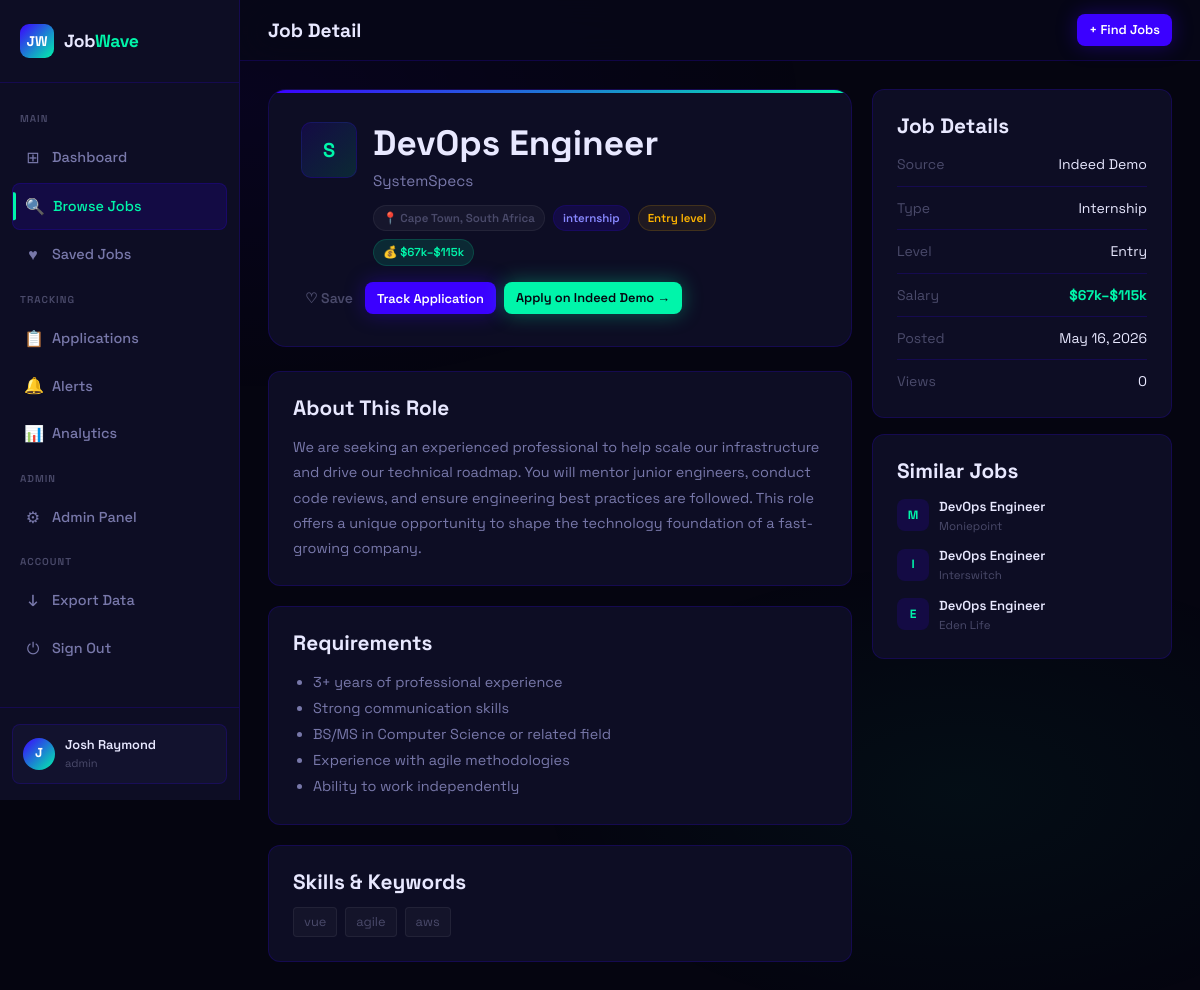
The page /jobs/38 (signed in) on the database as committed earlier.
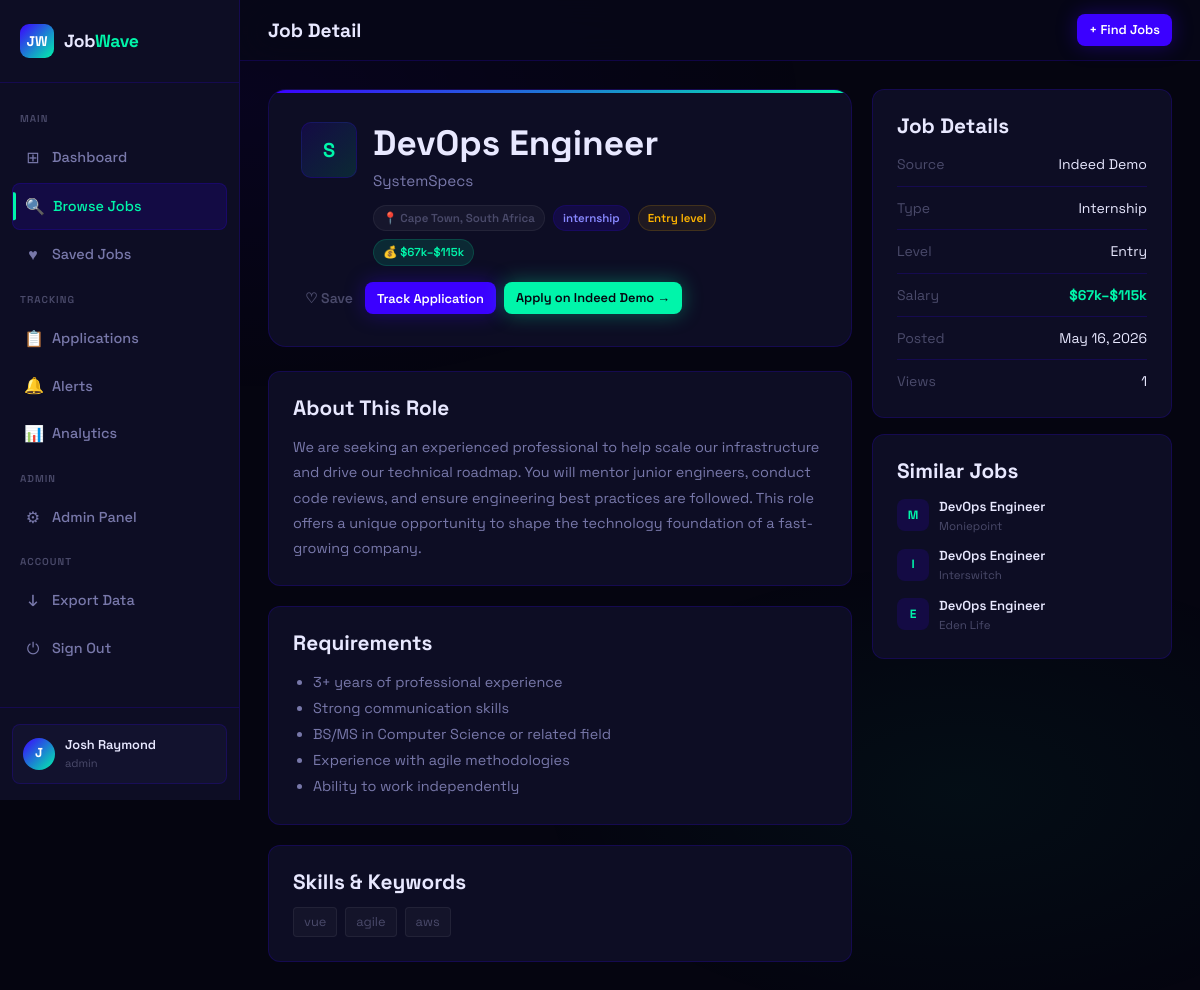
The same page on the database as committed later.
### app.py (models this page shows, shortened)
class User(db.Model):
    id = db.Column(db.Integer, primary_key=True)
    name = db.Column(db.String(120), nullable=False)
    email = db.Column(db.String(120), unique=True, nullable=False)
    password_hash = db.Column(db.String(256), nullable=False)
    role = db.Column(db.String(20), default='user')  # user | admin
    created_at = db.Column(db.DateTime, default=datetime.utcnow)
    is_active = db.Column(db.Boolean, default=True)
    saved_jobs = db.relationship('SavedJob', backref='user', lazy=True, cascade='all, delete-orphan')
    applications = db.relationship('Application', backref='user', lazy=True, cascade='all, delete-orphan')
    alerts = db.relationship('Alert', backref='user', lazy=True, cascade='all, delete-orphan')
    @property
    def is_authenticated(self): return True

class Job(db.Model):
    id = db.Column(db.Integer, primary_key=True)
    title = db.Column(db.String(200), nullable=False)
    company = db.Column(db.String(200), nullable=False)
    location = db.Column(db.String(200))
    job_type = db.Column(db.String(50))          # full-time | part-time | remote | contract
    experience = db.Column(db.String(50))         # entry | mid | senior
    salary_min = db.Column(db.Integer)
    salary_max = db.Column(db.Integer)
    description = db.Column(db.Text)
    requirements = db.Column(db.Text)
    source = db.Column(db.String(100))
    source_url = db.Column(db.String(500))
    source_id = db.Column(db.String(200), unique=True)  # duplicate detection
    tags = db.Column(db.String(500))
    is_active = db.Column(db.Boolean, default=True)
    scraped_at = db.Column(db.DateTime, default=datetime.utcnow)
    posted_at = db.Column(db.DateTime)
    views = db.Column(db.Integer, default=0)

### app.py (the view)
@app.route('/jobs/<int:job_id>')
@login_required
def job_detail(job_id):
    job = Job.query.get_or_404(job_id)
    job.views += 1
    db.session.commit()
    is_saved = SavedJob.query.filter_by(user_id=current_user.id, job_id=job_id).first() is not None
    application = Application.query.filter_by(user_id=current_user.id, job_id=job_id).first()
    similar = Job.query.filter(Job.id != job_id, Job.is_active == True,
                               Job.title.ilike(f'%{job.title.split()[0]}%')).limit(4).all()
    return render_template('job_detail.html', job=job, is_saved=is_saved,
                           application=application, similar=similar)

### app.py (called while the page is built)
@login_manager.user_loader
def load_user(user_id):
    return User.query.get(int(user_id))

### templates/job_detail.html (shortened to what this page needs)
{% extends 'base.html' %}
{% block page_title %}Job Detail{% endblock %}
{% block content %}
<div style="display:grid;grid-template-columns:1fr 300px;gap:20px;align-items:start;">
  <div>
    <div class="job-detail-header">
      <div style="display:flex;align-items:flex-start;gap:16px;flex-wrap:wrap;">
        <div class="company-logo" style="width:56px;height:56px;font-size:20px;">{{ job.company[0] }}</div>
        <div style="flex:1;">
          <h2 style="margin-bottom:4px;">{{ job.title }}</h2>
          <div style="font-size:0.95rem;color:var(--text-dim);margin-bottom:12px;">{{ job.company }}</div>
          <div style="display:flex;flex-wrap:wrap;gap:8px;">
            {% if job.location %}<span class="badge badge-gray">📍 {{ job.location }}</span>{% endif %}
            <span class="badge badge-indigo">{{ job.job_type or 'full-time' }}</span>
            {% if job.experience %}<span class="badge badge-amber">{{ job.experience|title }} level</span>{% endif %}
            {% if job.salary_min %}<span class="badge badge-mint">💰 ${{ '{:,.0f}'.format(job.salary_min/1000) }}k–${{ '{:,.0f}'.format(job.salary_max/1000) }}k</span>{% endif %}
          </div>
        </div>
        <div style="display:flex;gap:8px;flex-wrap:wrap;">
          <button class="save-btn btn btn-outline btn-sm {% if is_saved %}saved{% endif %}" data-job-id="{{ job.id }}" style="font-size:0.875rem;">
            {{ '♥ Saved' if is_saved else '♡ Save' }}
          </button>
          {% if application %}
          <span class="badge badge-green" style="padding:8px 14px;">✓ Tracking</span>
          {% else %}
          <button class="btn btn-primary btn-sm track-apply-btn" data-job-id="{{ job.id }}">Track Application</button>
          {% endif %}
          {% if job.source_url %}
          <a href="{{ job.source_url }}" target="_blank" rel="noopener noreferrer" class="btn btn-mint btn-sm">Apply on {{ job.source }} →</a>
          {% endif %}
        </div>
      </div>
    </div>
    <div class="card" style="margin-bottom:20px;">
      <h3 style="margin-bottom:14px;">About This Role</h3>
      <div style="color:var(--text-dim);line-height:1.75;font-size:0.9rem;white-space:pre-line;">{{ job.description or 'No description provided.' }}</div>
    </div>
    {% if job.requirements %}
    <div class="card" style="margin-bottom:20px;">
      <h3 style="margin-bottom:14px;">Requirements</h3>
      <ul style="color:var(--text-dim);font-size:0.9rem;line-height:1.8;padding-left:20px;">
        {% for req in job.requirements.split('\n') %}
        {% if req.strip() %}<li>{{ req.strip() }}</li>{% endif %}
        {% endfor %}
      </ul>
    </div>
    {% endif %}
    {% if job.tags %}
    <div class="card">
      <h3 style="margin-bottom:12px;">Skills & Keywords</h3>
      <div class="job-tags" style="gap:8px;">
        {% for tag in job.tags.split(',') %}
        <a href="{{ url_for('jobs', q=tag.strip()) }}" class="tag" style="font-size:0.8rem;padding:4px 10px;cursor:pointer;">{{ tag.strip() }}</a>
        {% endfor %}
      </div>
    </div>
    {% endif %}
  </div>
  <div style="display:flex;flex-direction:column;gap:16px;position:sticky;top:80px;">
    <div class="card">
      <h3 style="margin-bottom:14px;">Job Details</h3>
      <div style="display:flex;flex-direction:column;gap:10px;font-size:0.875rem;">
        <div style="display:flex;justify-content:space-between;">
          <span style="color:var(--text-muted);">Source</span>
          <span>{{ job.source }}</span>
        </div>
        <div class="divider" style="margin:0;"></div>
        <div style="display:flex;justify-content:space-between;">
          <span style="color:var(--text-muted);">Type</span>
          <span>{{ (job.job_type or 'full-time')|title }}</span>
        </div>
        <div class="divider" style="margin:0;"></div>
        <div style="display:flex;justify-content:space-between;">
          <span style="color:var(--text-muted);">Level</span>
          <span>{{ (job.experience or 'N/A')|title }}</span>
        </div>
        {% if job.salary_min %}
        <div class="divider" style="margin:0;"></div>
        <div style="display:flex;justify-content:space-between;">
          <span style="color:var(--text-muted);">Salary</span>
          <span style="color:var(--mint);font-weight:700;">${{ '{:,.0f}'.format(job.salary_min/1000) }}k–${{ '{:,.0f}'.format(job.salary_max/1000) }}k</span>
        </div>
        {% endif %}
        <div class="divider" style="margin:0;"></div>
        <div style="display:flex;justify-content:space-between;">
          <span style="color:var(--text-muted);">Posted</span>
          <span>{{ job.posted_at.strftime('%b %d, %Y') if job.posted_at else 'N/A' }}</span>
        </div>
        <div class="divider" style="margin:0;"></div>
        <div style="display:flex;justify-content:space-between;">
          <span style="color:var(--text-muted);">Views</span>
          <span>{{ job.views }}</span>
        </div>
      </div>
    </div>
    {% if similar %}
    <div class="card">
      <h3 style="margin-bottom:12px;">Similar Jobs</h3>
      <div style="display:flex;flex-direction:column;gap:10px;">
        {% for s in similar %}
        <a href="{{ url_for('job_detail', job_id=s.id) }}" style="display:flex;align-items:center;gap:10px;text-decoration:none;color:var(--text);">
          <div style="width:32px;height:32px;border-radius:8px;background:var(--indigo-dim);display:flex;align-items:center;justify-content:center;font-size:12px;font-weight:800;color:var(--mint);flex-shrink:0;">{{ s.company[0] }}</div>
          <div style="flex:1;min-width:0;">
            <div style="font-size:0.82rem;font-weight:600;white-space:nowrap;overflow:hidden;text-overflow:ellipsis;">{{ s.title }}</div>
            <div style="font-size:0.72rem;color:var(--text-muted);">{{ s.company }}</div>
          </div>
        </a>
        {% endfor %}
      </div>
    </div>
    {% endif %}
  </div>
</div>
{% endblock %}

### templates/base.html (shortened to what this page needs)
<!DOCTYPE html>
<html lang="en">
<head>
  <link rel="stylesheet" href="{{ url_for('static', filename='css/style.css') }}">
</head>
<body>
{% if current_user.is_authenticated %}
<div class="wrapper">
  <aside class="sidebar">
    <div class="sidebar-logo">
      <div class="logo-mark">JW</div>
      <div class="logo-text">Job<span>Wave</span></div>
    </div>
    <nav class="sidebar-nav">
      <span class="nav-section-label">Main</span>
      <a href="{{ url_for('dashboard') }}" class="nav-link {% if request.endpoint == 'dashboard' %}active{% endif %}">
        <span class="nav-icon">⊞</span> Dashboard
      </a>
      <a href="{{ url_for('jobs') }}" class="nav-link {% if request.endpoint in ['jobs','job_detail'] %}active{% endif %}">
        <span class="nav-icon">🔍</span> Browse Jobs
      </a>
      <a href="{{ url_for('saved_jobs') }}" class="nav-link {% if request.endpoint == 'saved_jobs' %}active{% endif %}">
        <span class="nav-icon">♥</span> Saved Jobs
      </a>
      <span class="nav-section-label">Tracking</span>
      <a href="{{ url_for('applications') }}" class="nav-link {% if request.endpoint == 'applications' %}active{% endif %}">
        <span class="nav-icon">📋</span> Applications
      </a>
      <a href="{{ url_for('alerts') }}" class="nav-link {% if request.endpoint == 'alerts' %}active{% endif %}">
        <span class="nav-icon">🔔</span> Alerts
      </a>
      <a href="{{ url_for('analytics') }}" class="nav-link {% if request.endpoint == 'analytics' %}active{% endif %}">
        <span class="nav-icon">📊</span> Analytics
      </a>
      {% if current_user.role == 'admin' %}
      <span class="nav-section-label">Admin</span>
      <a href="{{ url_for('admin') }}" class="nav-link {% if request.endpoint == 'admin' %}active{% endif %}">
        <span class="nav-icon">⚙</span> Admin Panel
      </a>
      {% endif %}
      <span class="nav-section-label">Account</span>
      <a href="{{ url_for('export_jobs') }}" class="nav-link">
        <span class="nav-icon">↓</span> Export Data
      </a>
      <a href="{{ url_for('logout') }}" class="nav-link">
        <span class="nav-icon">⏻</span> Sign Out
      </a>
    </nav>
    <div class="sidebar-footer">
      <div class="user-card">
        <div class="user-avatar">{{ current_user.name[0].upper() }}</div>
        <div class="user-info">
          <div class="user-name">{{ current_user.name }}</div>
          <div class="user-role">{{ current_user.role }}</div>
        </div>
      </div>
    </div>
  </aside>
  <main class="main">
    <div class="topbar">
      <div style="display:flex;align-items:center;gap:12px;">
        <div class="topbar-title">
          <h1>{% block page_title %}Dashboard{% endblock %}</h1>
        </div>
      </div>
      <div class="topbar-actions">
        {% block topbar_actions %}
        <a href="{{ url_for('jobs') }}" class="btn btn-primary btn-sm">+ Find Jobs</a>
        {% endblock %}
      </div>
    </div>
    <div class="page-content">
      {% block content %}{% endblock %}
    </div>
  </main>
</div>
{% else %}
  {% block public_content %}{% endblock %}
{% endif %}
</body>
</html>

Rows that differ between the two databases and show on the page:
changed Job "SystemSpecs": views "0" → "1"
